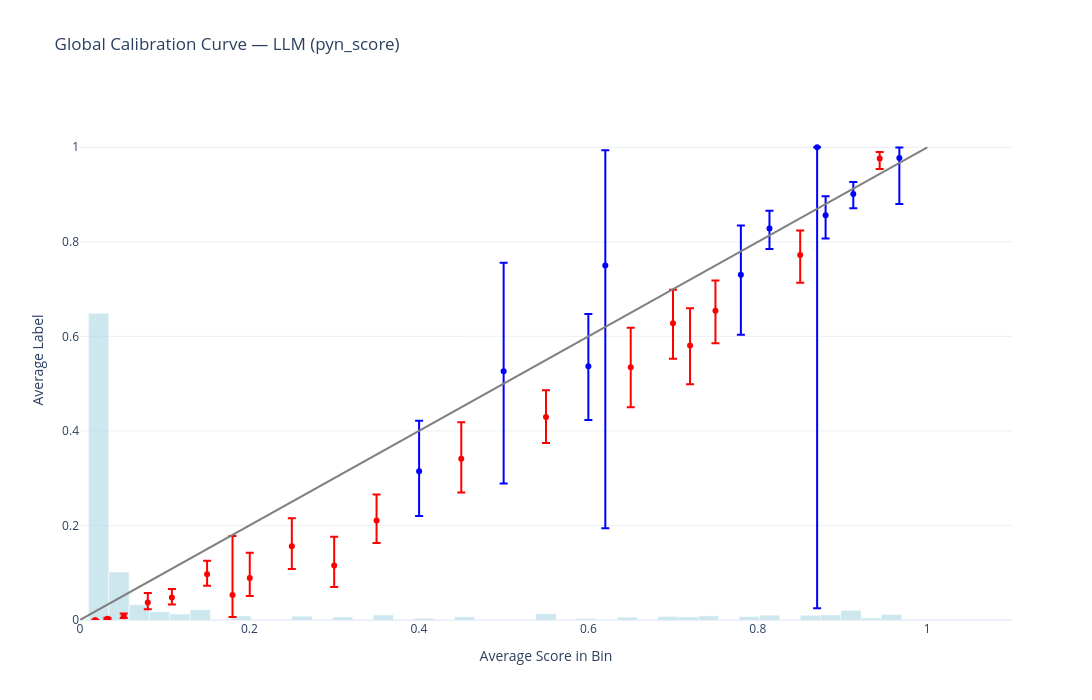

The notebook cell saved with this chart:
### Markdown cell above
### 2.2 Global Calibration
We plot the empirical calibration curve: bin predictions into 40 buckets and compare the proportion of positives in each bucket against the bucket's average predicted probability. A perfectly calibrated model produces points along the 45° diagonal.

### Code cell
plotting.plot_global_calibration_curve(
    data=test_df,
    score_col=BASE_SCORE_COLUMN,
    label_col=LABEL_COLUMN,
    num_bins=40,
).update_layout(title='Global Calibration Curve — LLM (pyn_score)', width=1200, height=700)

### Figure 1 — Plotly figure (JSON) as saved in the notebook; plotly's stock layout.template omitted (floating-point values rounded to 4 significant figures)
{"data": [{"error_y": {"array": [NaN, NaN, NaN, NaN, NaN, NaN, 0.1071, NaN, NaN, 0.2292, NaN, 0.1109, 0.2437, NaN, NaN, 0.1041, 0.03777, NaN, 0.04053, 0.02504, 0.02215, NaN], "arrayminus": [NaN, NaN, NaN, NaN, NaN, NaN, 0.09435, NaN, NaN, 0.2377, NaN, 0.1136, 0.5559, NaN, NaN, 0.1267, 0.04335, 0.975, 0.04897, 0.03005, 0.09751, NaN], "color": "blue", "symmetric": false, "type": "data"}, "marker": {"color": "blue"}, "mode": "markers", "type": "scatter", "x": [NaN, NaN, NaN, NaN, NaN, NaN, 0.4002, NaN, NaN, 0.5, NaN, 0.6, 0.62, NaN, NaN, 0.78, 0.8137, 0.87, 0.88, 0.9127, 0.967, NaN], "y": [NaN, NaN, NaN, NaN, NaN, NaN, 0.3146, NaN, NaN, 0.5263, NaN, 0.5366, 0.75, NaN, NaN, 0.7302, 0.8282, 1.0, 0.856, 0.9012, 0.9773, NaN]}, {"error_y": {"array": [0.0004283, 0.002043, 0.005697, 0.01969, 0.01819, 0.02875, 0.1249, 0.05341, 0.05923, 0.06083, 0.05455, 0.07724, 0.05633, 0.08346, 0.07075, 0.07868, 0.06398, 0.0518, 0.01336], "arrayminus": [0.0001441, 0.001325, 0.003771, 0.01435, 0.01434, 0.02403, 0.04619, 0.03823, 0.04828, 0.04555, 0.04785, 0.07149, 0.05501, 0.08492, 0.07504, 0.08183, 0.06837, 0.05875, 0.02237], "color": "red", "symmetric": false, "type": "data"}, "marker": {"color": "red"}, "mode": "markers", "type": "scatter", "x": [0.01802, 0.0324, 0.0516, 0.08, 0.1084, 0.15, 0.18, 0.2004, 0.25, 0.3, 0.35, 0.45, 0.55, 0.65, 0.6999, 0.72, 0.75, 0.85, 0.9438], "y": [0.000164, 0.002743, 0.00808, 0.03724, 0.04735, 0.09653, 0.05263, 0.08876, 0.1562, 0.1154, 0.2107, 0.3413, 0.4295, 0.5347, 0.6278, 0.5806, 0.654, 0.7722, 0.9764]}, {"marker": {"color": "lightblue"}, "opacity": 0.6, "type": "bar", "width": 0.024, "x": [0.022, 0.046, 0.07, 0.094, 0.118, 0.142, 0.166, 0.19, 0.214, 0.238, 0.262, 0.286, 0.31, 0.334, 0.358, 0.382, 0.406, 0.43, 0.454, 0.478, 0.502, 0.526, 0.55, 0.574, 0.598, 0.622, 0.646, 0.67, 0.694, 0.718, 0.742, 0.766, 0.79, 0.814, 0.838, 0.862, 0.886, 0.91, 0.934, 0.958], "y": [0.6489, 0.1014, 0.03219, 0.01735, 0.01267, 0.02166, 0.0, 0.008528, 0.0001254, 0.0, 0.008027, 0.0, 0.006522, 0.0, 0.01091, 0.0, 0.003679, 4.181e-05, 0.006982, 0.0, 0.0007943, 0.0, 0.01334, 0.0, 0.003428, 0.0001672, 0.00602, 4.181e-05, 0.007483, 0.00648, 0.008821, 0.0, 0.007274, 0.0102, 0.0, 0.00995, 0.01074, 0.02032, 0.00439, 0.01162]}], "layout": {"height": 700, "shapes": [{"line": {"color": "Grey", "width": 2}, "type": "line", "x0": 0, "x1": 1, "y0": 0, "y1": 1}], "showlegend": false, "title": {"text": "Global Calibration Curve — LLM (pyn_score)"}, "width": 1200, "xaxis": {"range": [0, 1.1], "title": {"text": "Average Score in Bin"}}, "yaxis": {"range": [0, 1.1], "title": {"text": "Average Label"}}}}
